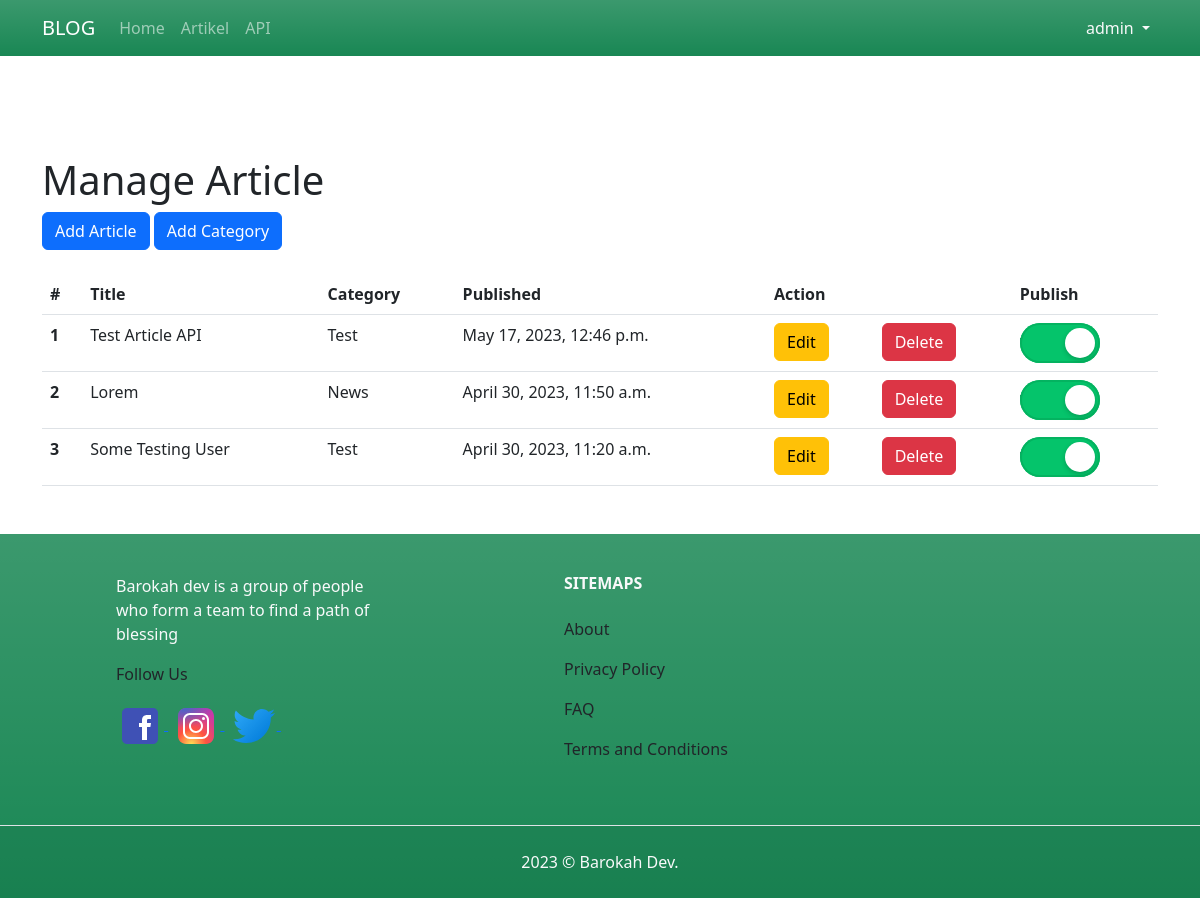
Before: /article/manage/1 (signed in) with the older database file.
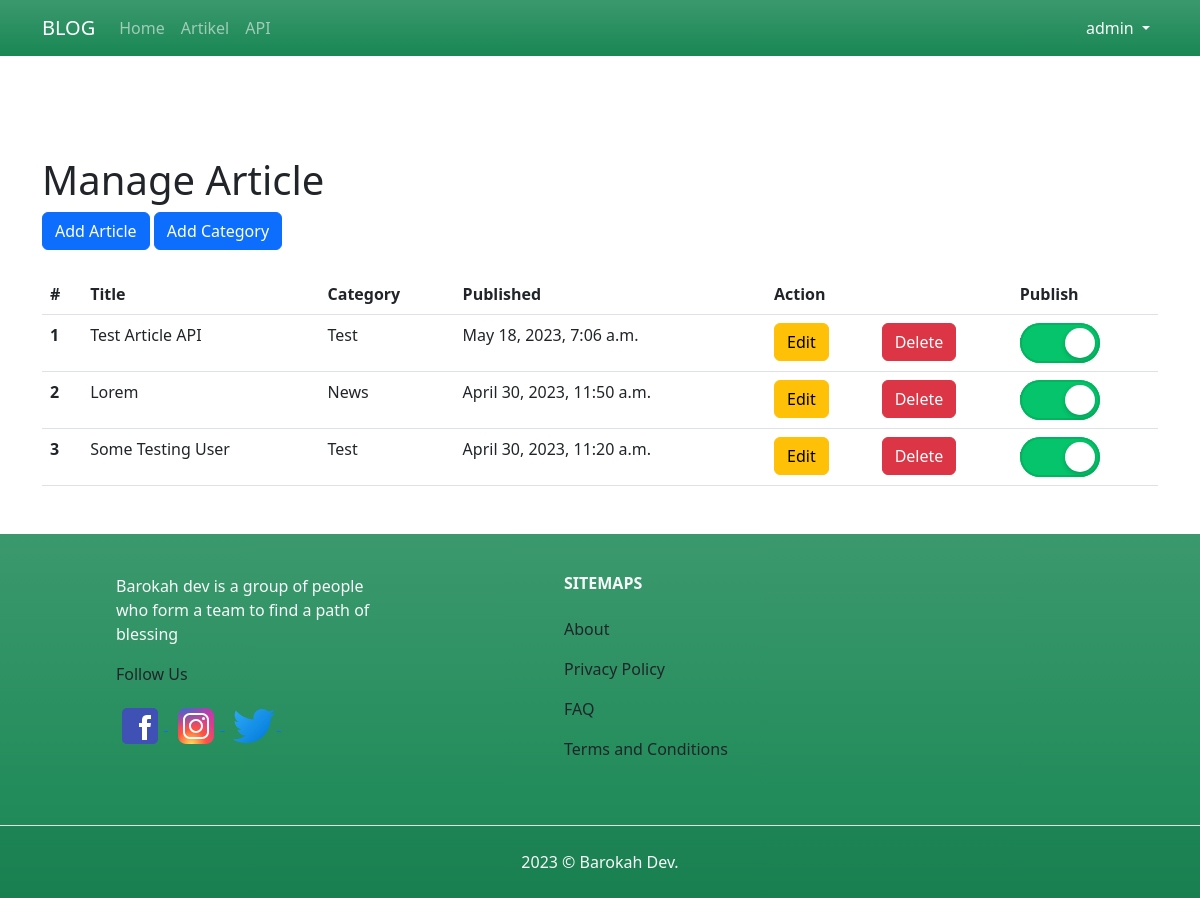
After: the same page with the newer database file.
### article/models.py (models this page shows, shortened)
class Article(models.Model):
	title		= models.CharField(max_length=255)
	body 		= models.TextField()
	category = models.ForeignKey(Category, on_delete=models.CASCADE)
	created		= models.DateTimeField(auto_now_add=True)
	updated 	= models.DateTimeField(auto_now=True)
	is_published = models.BooleanField(default=False)
	published 	 = models.DateTimeField(null=True)
	slug		 = models.SlugField(blank=True, editable=False)
	class Meta:
		permissions = (
			('publish_article', 'Can publish article'),
		)

class Category(models.Model):
	name = models.CharField(max_length=50)
	def __str__(self):
		return self.name

### article/views.py (the view, shortened to what this page needs)
# urls.py: path('manage/<int:page>', ArticleManageView.as_view(), name='manage'),
@method_decorator(login_required, name='dispatch')
class ArticleManageView(ListView):
	model = Article
	template_name = "article/article_manage.html"
	context_object_name = 'article_list'
	ordering = ['-created']
	paginate_by = 3
	@method_decorator(csrf_exempt)
	def dispatch(self, request, *args, **kwargs):
		return super().dispatch(request, *args, **kwargs)

### article/templates/article/article_manage.html (shortened to what this page needs)
{% extends "base.html" %}
{% load static %}
{% block contents %}
<link rel="stylesheet" type="text/css" href="{% static 'switch.css' %}">
    <h1>Manage Article</h1>
	{% if perms.article.add_article %}
    <a class="btn btn-primary btn-block" href="{% url 'article:create' %}">Add Article</a>
	<a class="btn btn-primary btn-block" href="{% url 'article:addcategory' %}">Add Category</a>
	{% endif %}
    <table class="table mt-4">
	  <thead class="thead-dark">
	    <tr>
	      <th scope="col">#</th>
	      <th scope="col">Title</th>
	      <th scope="col">Category</th>
	      <th scope="col">Published</th>
		  {% if perms.article.change_article %}
		  <th scope="col">Action</th>
		  {% endif %}
		  {% if perms.article.delete_article %}
		  <th></th>
		  {% endif %}
		  <th>Publish</th>
	    </tr>
	  </thead>
	  <tbody>
	    {% for article in article_list %}
	    <tr>
	      <th scope="row">{{forloop.counter}}</th>
	      <td>{{article.title}}</td>
	      <td>{{article.category}}</td>
	      <td>{{article.published}}</td>
		   {% if perms.article.change_article %}
	      <td>
			<a class="btn btn-warning" href="{% url 'article:update' article.id %}">Edit</a>
		  </td>
		  {% endif %}
		  {% if perms.article.delete_article %}
		  <td>
	      	<a class="btn btn-danger" href="{% url 'article:delete' article.id %}">Delete</a>
	      </td>
		  {% endif %}
		  <td>
			<form method="post" action="{% url 'article:manage' 1%}">
				<label class="toggle-switch">
				<div class="toggle-switch-background">
					<div class="toggle-switch-handle" ></div>
				</div>
				</label>
			</form>
		</td>
	    </tr>
	    {% endfor %}
	  </tbody>
	</table>
{% endblock contents %}

Changed rows visible on the page:
changed Article "Test Article API": published "May 17, 2023, 12:46 p.m." → "May 18, 2023, 7:06 a.m."
